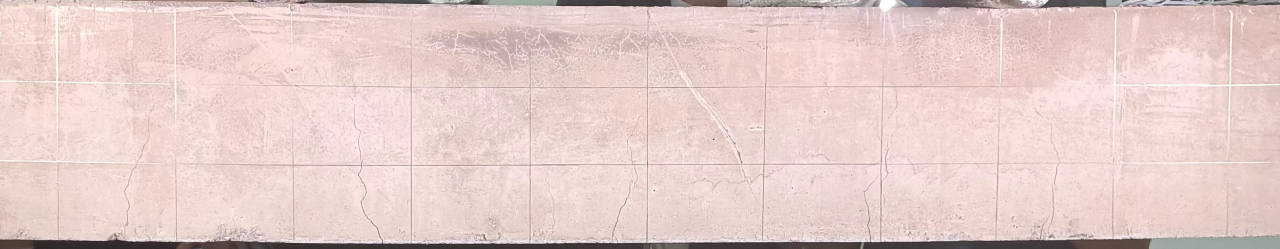
#> input picture code/images/frame_0015.jpg, 3840 x 745 px (shown at 1/3 size)
$ python canny_edge_minVal_maxVal.py
#> lines starting #> are read from the running program, lines starting #| are printed output that depends on the picture
#> further down, img is the input picture: shape (745, 3840, 3); mean B, G, R 201.6, 206.3, 229.7
import cv2 as cv
import numpy as np

def rescale_frame(frame, scale=0.5):
#> called with scale = 0.5
    width = int(frame.shape[1] * scale)  # [1] means width, [0] means height
#> width = 1920
    height = int(frame.shape[0] * scale)
#> height = 372
    dimensions = (width, height)
#> dimensions = (1920, 372)
    return cv.resize(frame, dimensions, interpolation=cv.INTER_AREA)

def draw_grid_lines(image):
    # Draw horizontal blue lines
    cv.line(image, (0, 10), (1920, 10), (255, 0, 0), thickness=5, lineType=16)  # Blue line
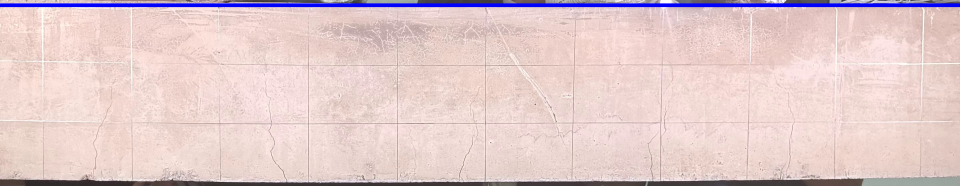
#> image: shape (372, 1920, 3) (shown at 1/2 size); mean B, G, R 203.1, 202.7, 225.7
    cv.line(image, (0, 125), (1920, 125), (255, 0, 0), thickness=5, lineType=16)  # Blue line
    cv.line(image, (0, 240), (1920, 240), (255, 0, 0), thickness=5, lineType=16)  # Blue line
    cv.line(image, (0, 366), (1920, 366), (255, 0, 0), thickness=5, lineType=16)  # Blue line

    # Draw vertical green lines
    cv.line(image, (85, 0), (85, 375), (0, 255, 0), thickness=5)  # Green line
    cv.line(image, (260, 0), (260, 375), (0, 255, 0), thickness=5)  # Green line
    cv.line(image, (435, 0), (435, 375), (0, 255, 0), thickness=5)  # Green line
    cv.line(image, (615, 0), (615, 375), (0, 255, 0), thickness=5)  # Green line
    cv.line(image, (795, 0), (795, 375), (0, 255, 0), thickness=5)  # Green line
    cv.line(image, (970, 0), (970, 375), (0, 255, 0), thickness=5)  # Green line
    cv.line(image, (1145, 0), (1145, 375), (0, 255, 0), thickness=5)  # Green line
    cv.line(image, (1325, 0), (1325, 375), (0, 255, 0), thickness=5)  # Green line
    cv.line(image, (1500, 0), (1500, 375), (0, 255, 0), thickness=5)  # Green line
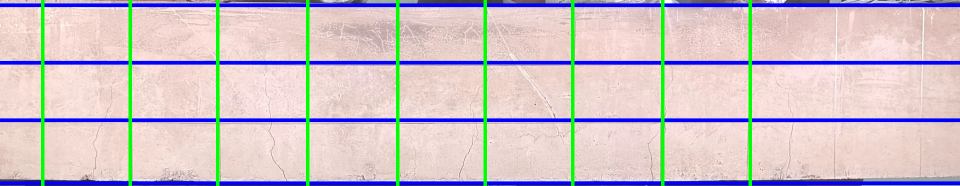
#> image: shape (372, 1920, 3) (shown at 1/2 size); mean B, G, R 201.5, 194.5, 207.4

# Load and resize the image
img = cv.imread("../images/frame_0015.jpg")
resized_img = rescale_frame(img)

# Draw grid lines on the resized image
draw_grid_lines(resized_img)

# Convert to grayscale and apply Gaussian blur
gray = cv.cvtColor(resized_img, cv.COLOR_BGR2GRAY)
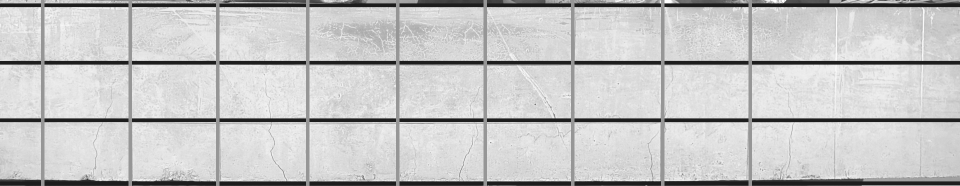
#> gray: shape (372, 1920) (shown at 1/2 size); min 29, max 255, mean 199.2
blurred = cv.GaussianBlur(gray, (5, 5), 0)
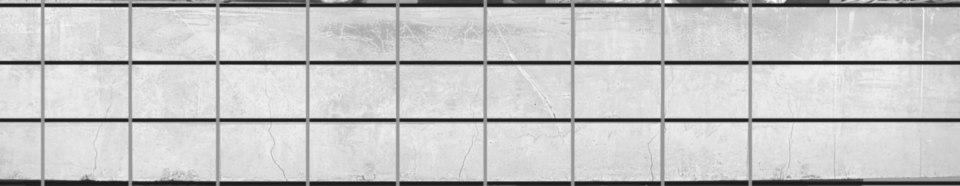
#> blurred: shape (372, 1920) (shown at 1/2 size); min 29, max 255, mean 199.2

# Set the thresholds for edge classification
minVal = 50
maxVal = 150

# Apply Canny edge detection
edges = cv.Canny(blurred, minVal, maxVal)
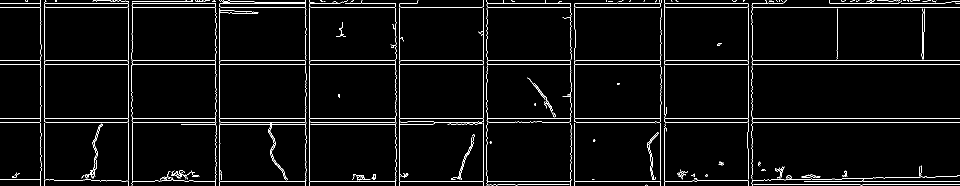
#> edges: shape (372, 1920) (shown at 1/2 size); 3.4% white in thin lines or dots

# Display the original and edge-detected resized_img

cv.imshow('Canny Edge Detection', edges)

# Wait for a key press and close all windows
cv.waitKey(0)
cv.destroyAllWindows()

# Optional: Save the edge-detected resized_img
cv.imwrite('../results/draw_grid_canny_edge.jpg', edges)

$ run again, with code/images/frame_0000.jpg copied over code/images/frame_0015.jpg
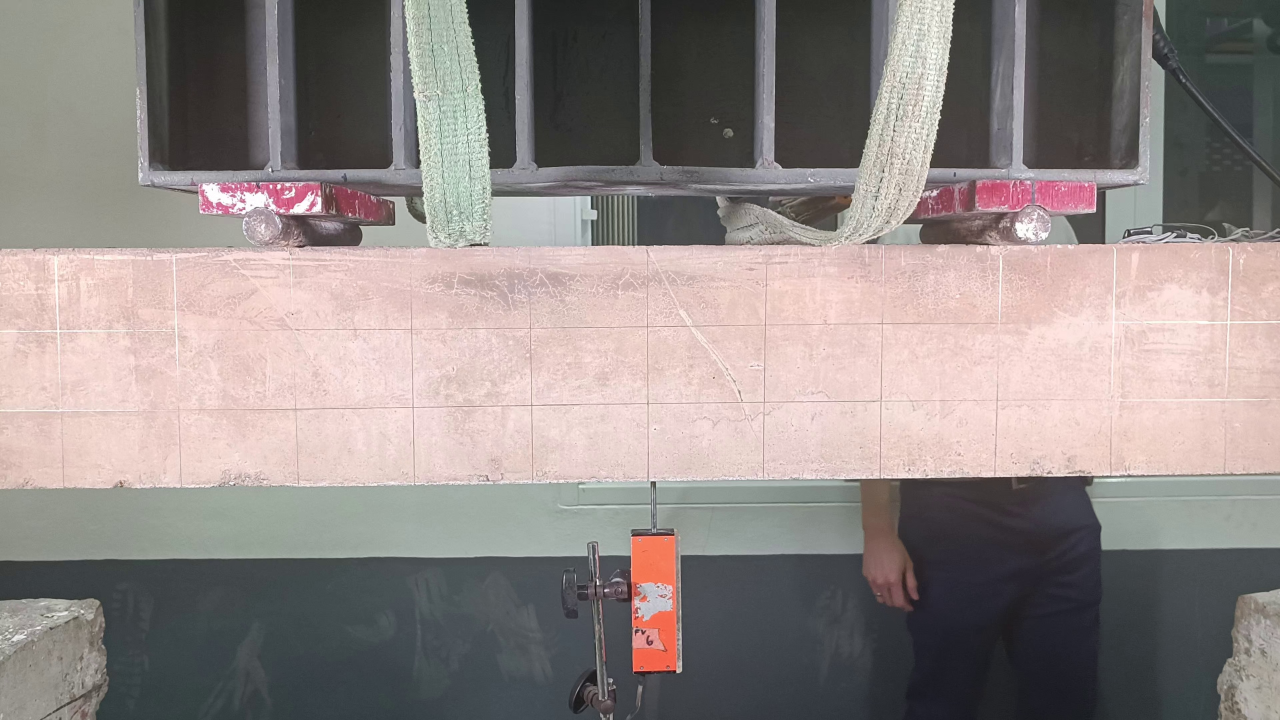
#> input picture code/images/frame_0000.jpg, 3840 x 2160 px (shown at 1/3 size)
#> img is the input picture: shape (2160, 3840, 3); mean B, G, R 133.5, 135.9, 144.7
#> `gray = cv.cvtColor(resized_img, cv.COLOR_BGR2GRAY)`:
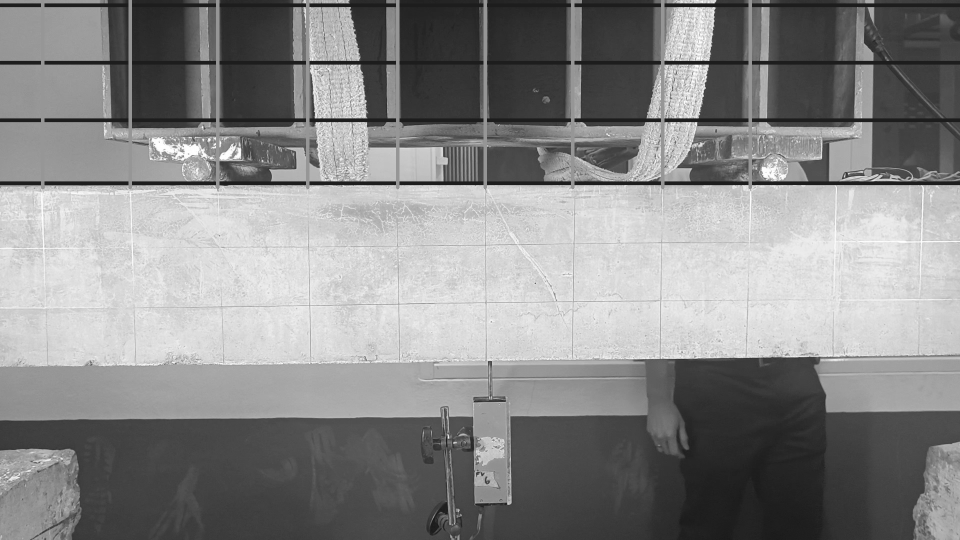
#> gray: shape (1080, 1920) (shown at 1/2 size); min 17, max 255, mean 136.5
#> `edges = cv.Canny(blurred, minVal, maxVal)`:
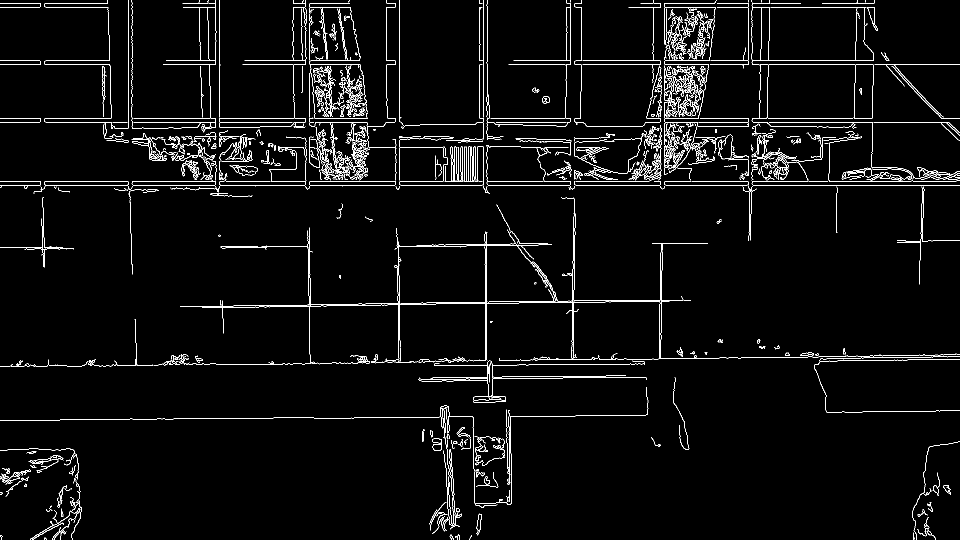
#> edges: shape (1080, 1920) (shown at 1/2 size); 3.3% white in thin lines or dots

$ run again, with code/images/frame_0013.jpg copied over code/images/frame_0015.jpg
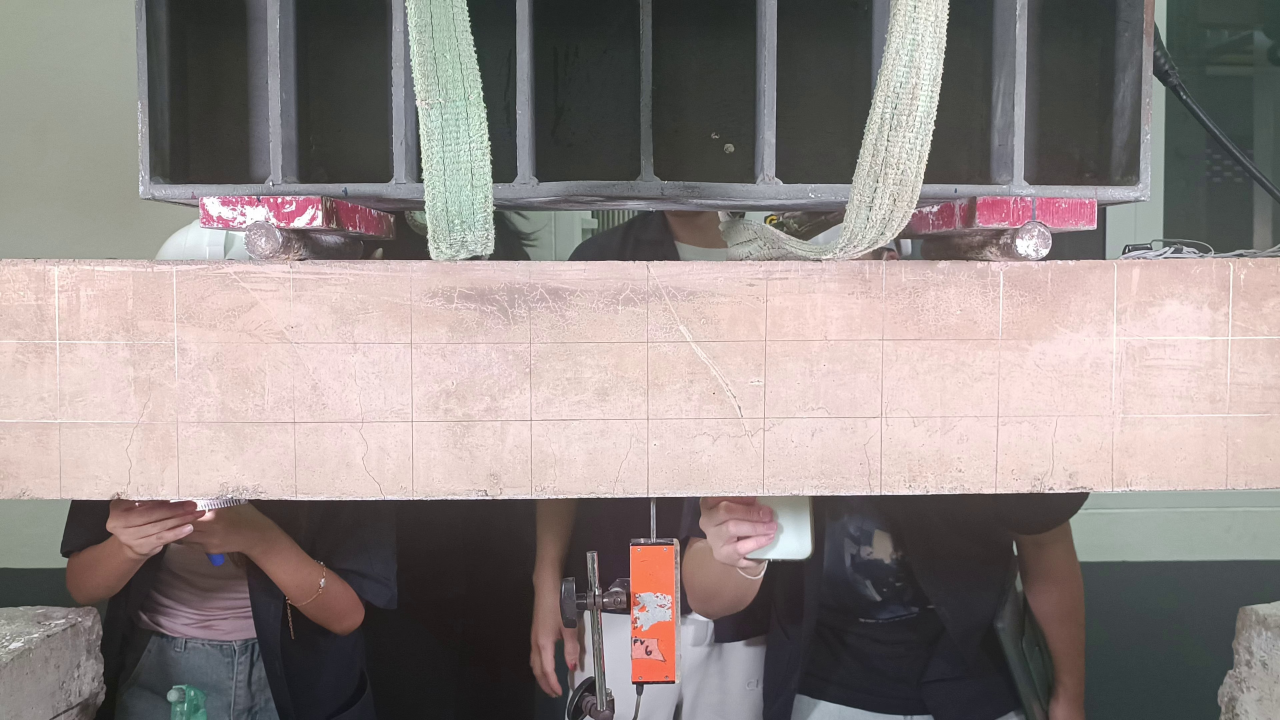
#> input picture code/images/frame_0013.jpg, 3840 x 2160 px (shown at 1/3 size)
#> img is the input picture: shape (2160, 3840, 3); mean B, G, R 131.4, 133.8, 143.1
#> `gray = cv.cvtColor(resized_img, cv.COLOR_BGR2GRAY)`:
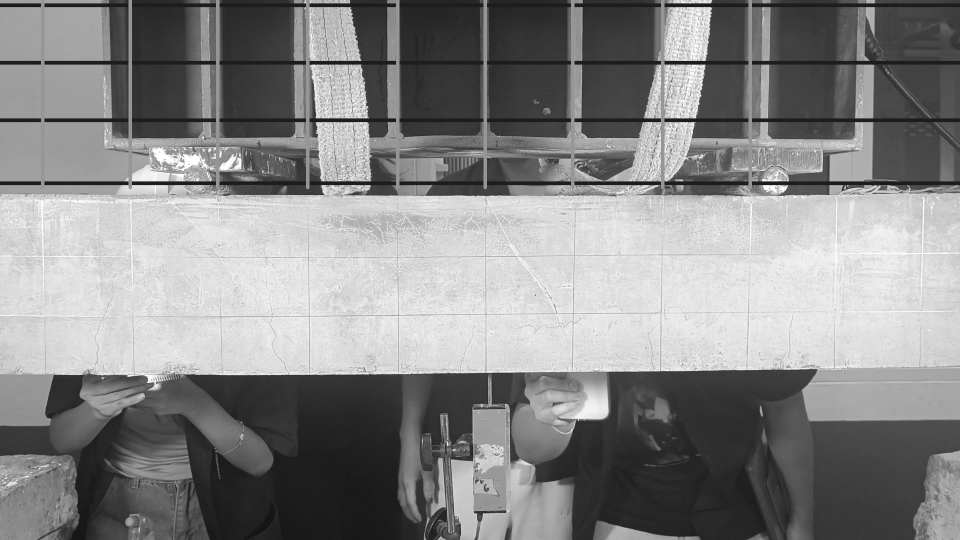
#> gray: shape (1080, 1920) (shown at 1/2 size); min 15, max 255, mean 134.7
#> `edges = cv.Canny(blurred, minVal, maxVal)`:
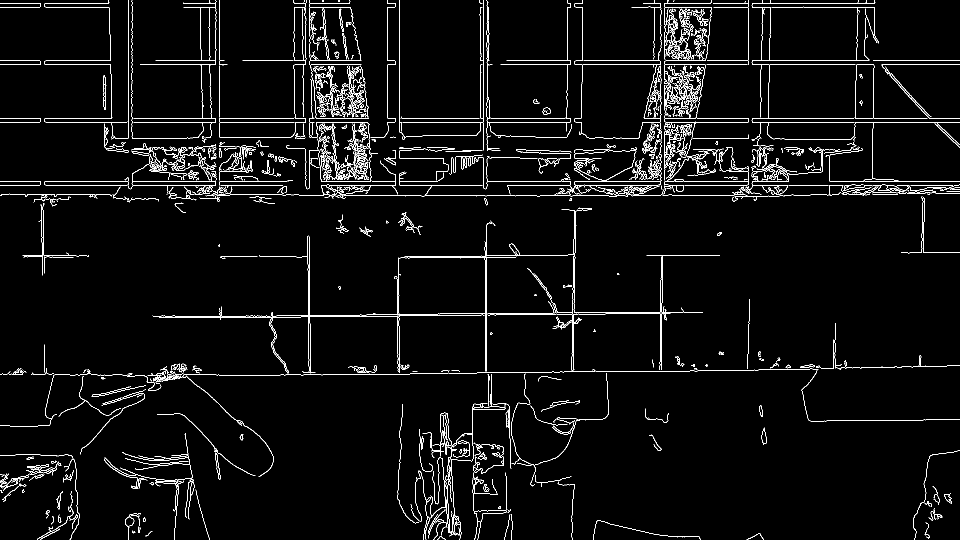
#> edges: shape (1080, 1920) (shown at 1/2 size); 3.6% white in thin lines or dots
